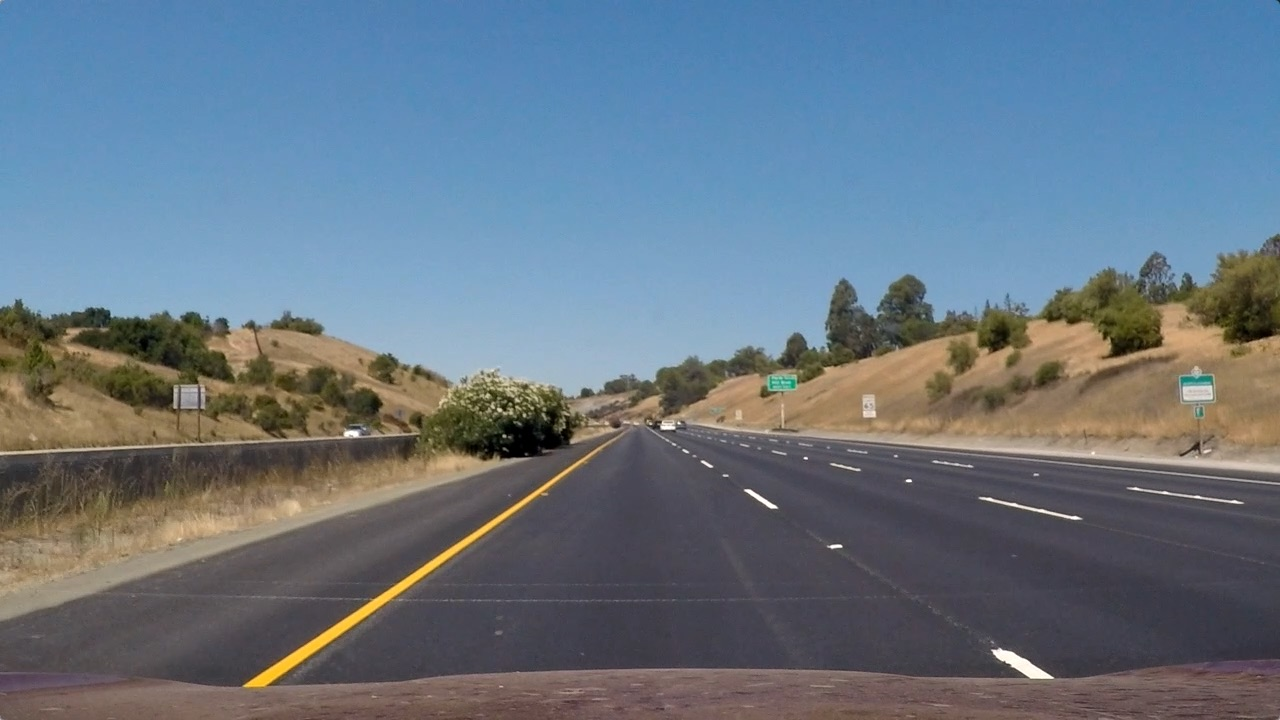
#> input picture test_images/straight_lines1.jpg, 1280 x 720 px
$ python perspective_transform.py
#> lines starting #> are read from the running program, lines starting #| are printed output that depends on the picture
import numpy as np
import cv2

# source matrix
src = np.array([[580, 460],
                [203, 720],
                [1127, 720],
                [705, 460]], dtype=np.float32)

# target matrix to transform to
dst = np.array([[320, 0],
                [320, 720],
                [960, 720],
                [960, 0]], dtype=np.float32)
left_end, right_end = 250, 1080

# transform matrix
trans_matrix = cv2.getPerspectiveTransform(src, dst)
invert_matrix = cv2.getPerspectiveTransform(dst, src)


def original2bird_eye(image):
    return cv2.warpPerspective(image, trans_matrix, image.shape[1::-1], flags=cv2.INTER_LINEAR)


def bird_eye2original(image):
    return cv2.warpPerspective(image, invert_matrix, image.shape[1::-1], flags=cv2.INTER_LINEAR)


if __name__ == '__main__':
    import argparse
    import matplotlib.pyplot as plt

    parser = argparse.ArgumentParser('Display bird eye transformed image.')
    parser.add_argument('-f', default='test_images/straight_lines1.jpg', help='path to test image')
    args = parser.parse_args()

    image = cv2.imread(args.f)
#> image is the input picture: shape (720, 1280, 3); mean B, G, R 131.2, 117.7, 103.2
    image = cv2.cvtColor(image, cv2.COLOR_BGR2RGB)
    result = original2bird_eye(image)
#> in original2bird_eye, `return cv2.warpPerspective(image, trans_matrix, image.shape[1::-1], fl..`:
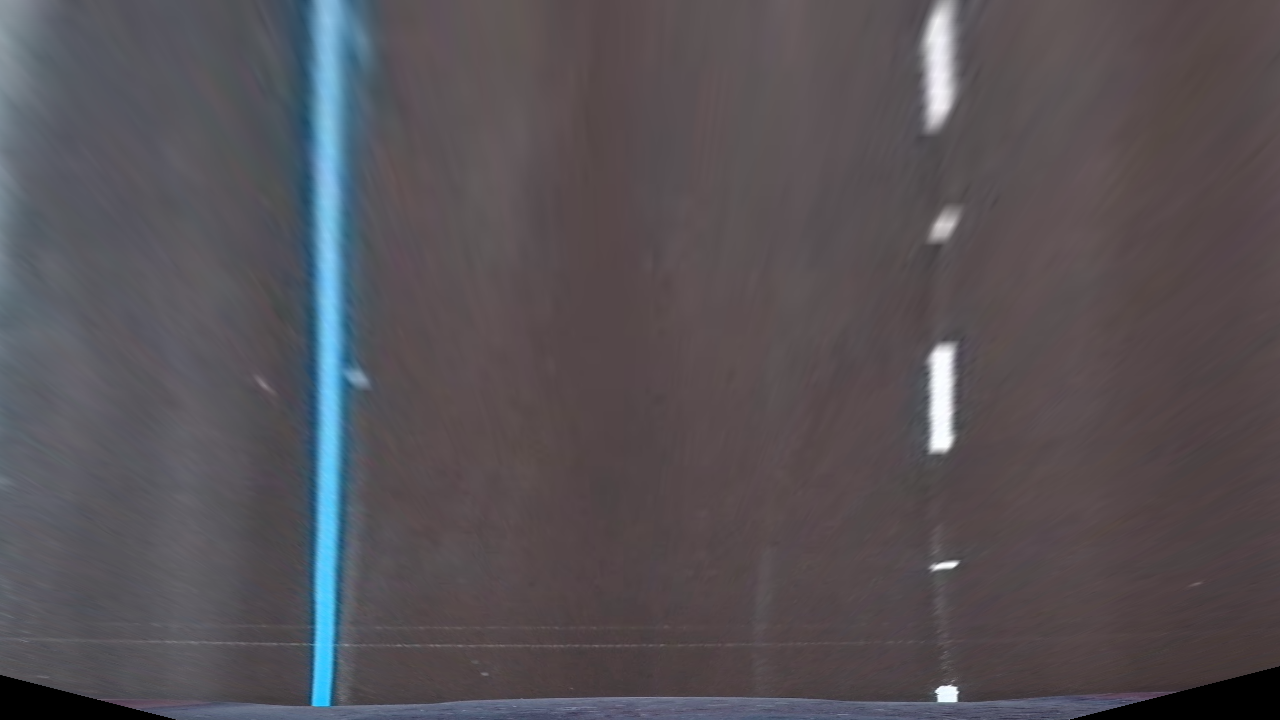
#> returned value: shape (720, 1280, 3); mean of channels 0, 1, 2 86.2, 81.4, 86; drawn as B, G, R

    f, (ax1, ax2) = plt.subplots(1, 2, figsize=(30, 15))
    ax1.imshow(image)
    ax1.set_title('Original Image', fontsize=30)
    ax2.imshow(result)
    ax2.set_title('Transformed Image', fontsize=30)
    plt.show()
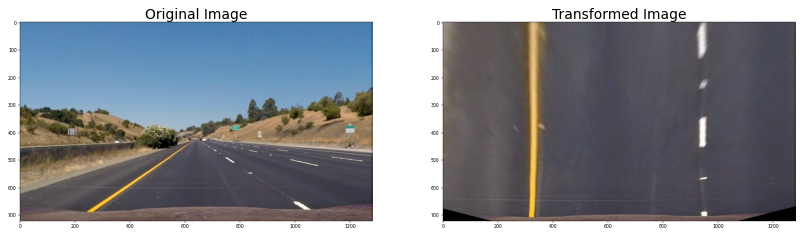
#> figure drawn by matplotlib, 2 panels

$ run again, with test_images/straight_lines2.jpg copied over test_images/straight_lines1.jpg
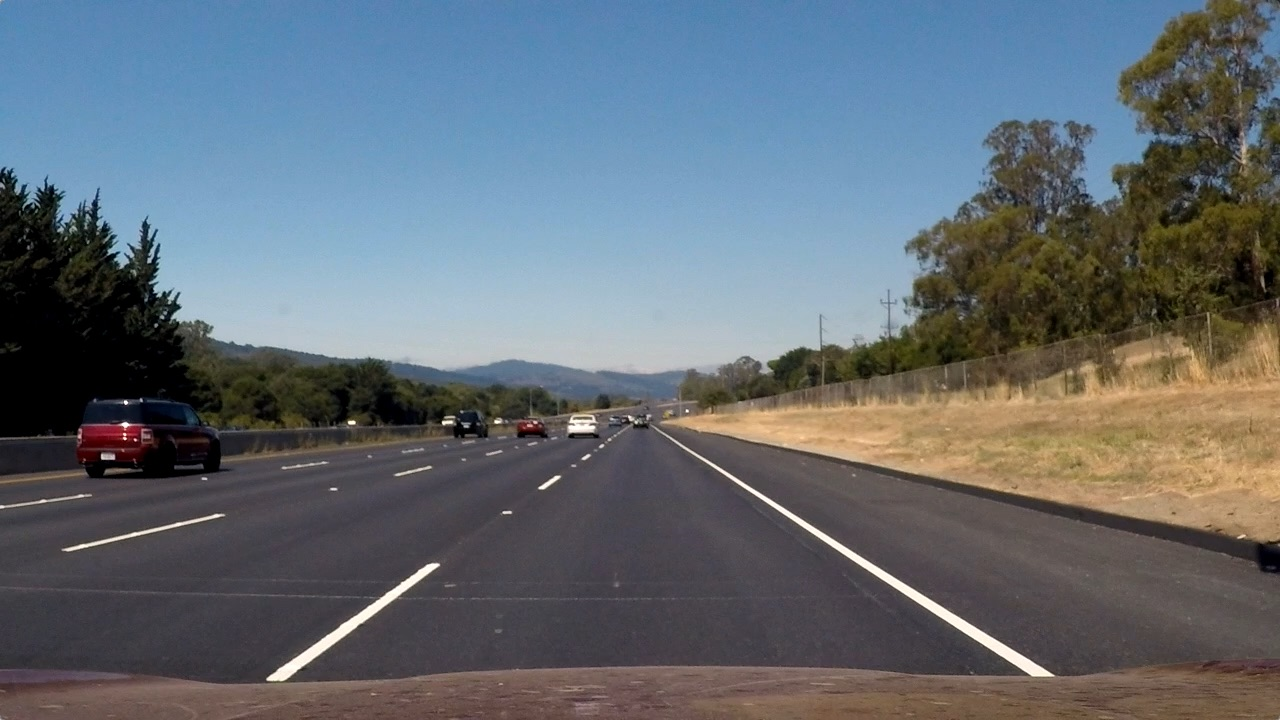
#> input picture test_images/straight_lines2.jpg, 1280 x 720 px
#> image is the input picture: shape (720, 1280, 3); mean B, G, R 115.1, 107.7, 99.4
#> in original2bird_eye, `return cv2.warpPerspective(image, trans_matrix, image.shape[1::-1], fl..`:
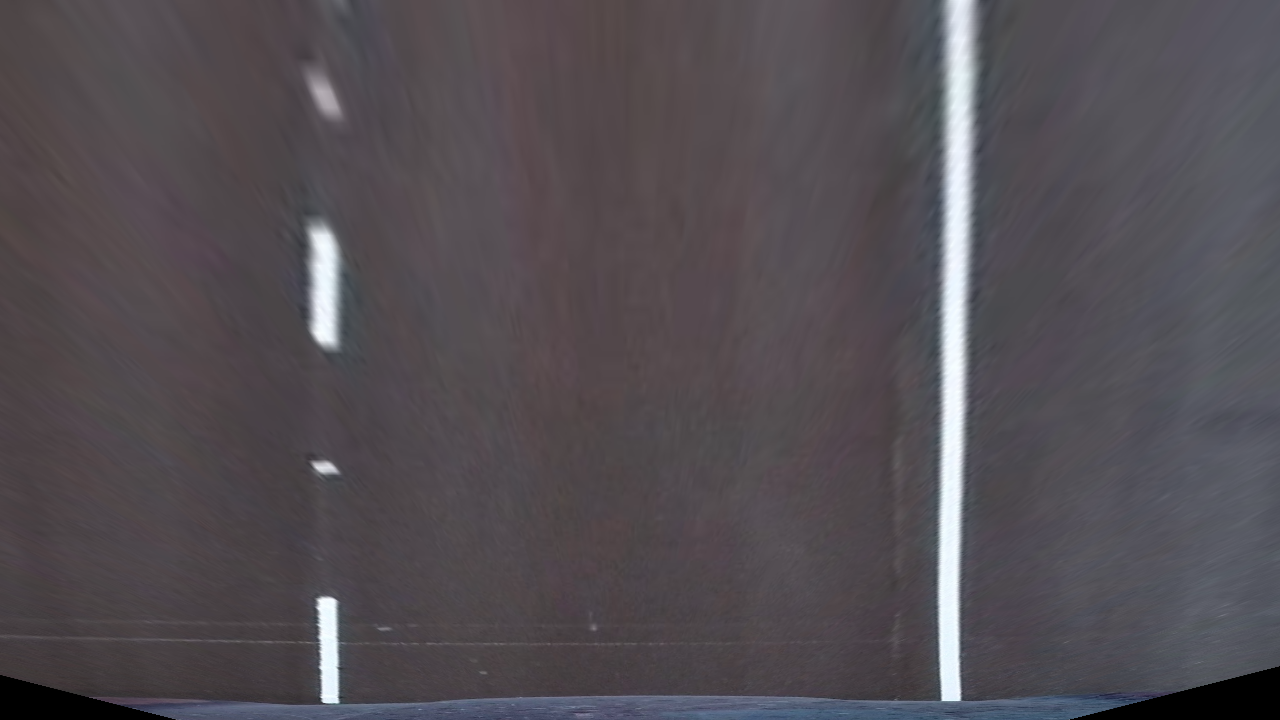
#> returned value: shape (720, 1280, 3); mean of channels 0, 1, 2 83.3, 78, 83.2; drawn as B, G, R
#> `plt.show()`:
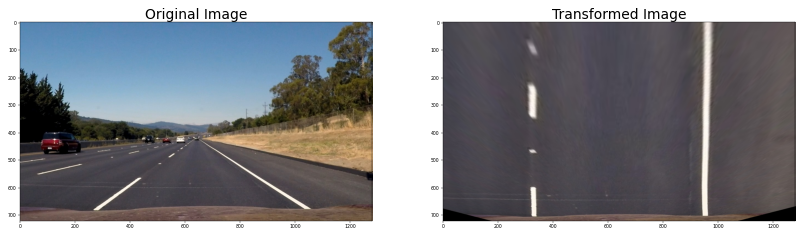
#> figure drawn by matplotlib, 2 panels

$ run again, with test_images/test1.jpg copied over test_images/straight_lines1.jpg
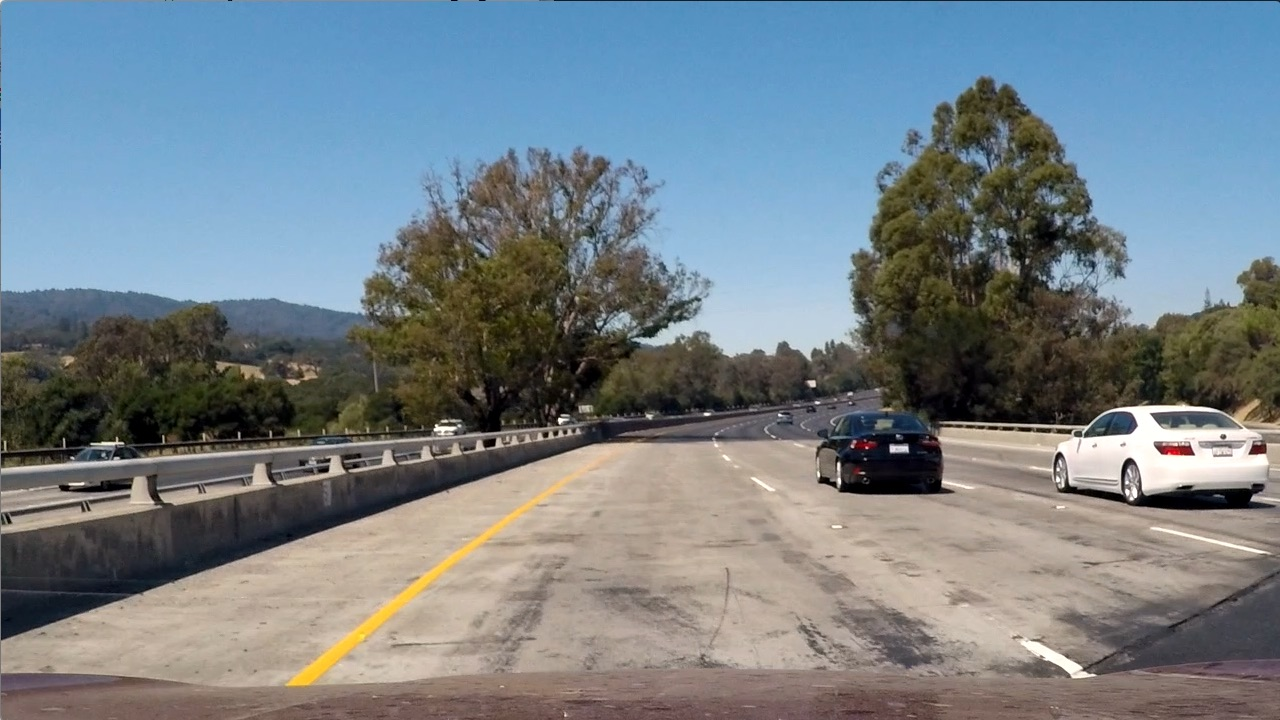
#> input picture test_images/test1.jpg, 1280 x 720 px
#> image is the input picture: shape (720, 1280, 3); mean B, G, R 135.5, 128.7, 117.5
#> in original2bird_eye, `return cv2.warpPerspective(image, trans_matrix, image.shape[1::-1], fl..`:
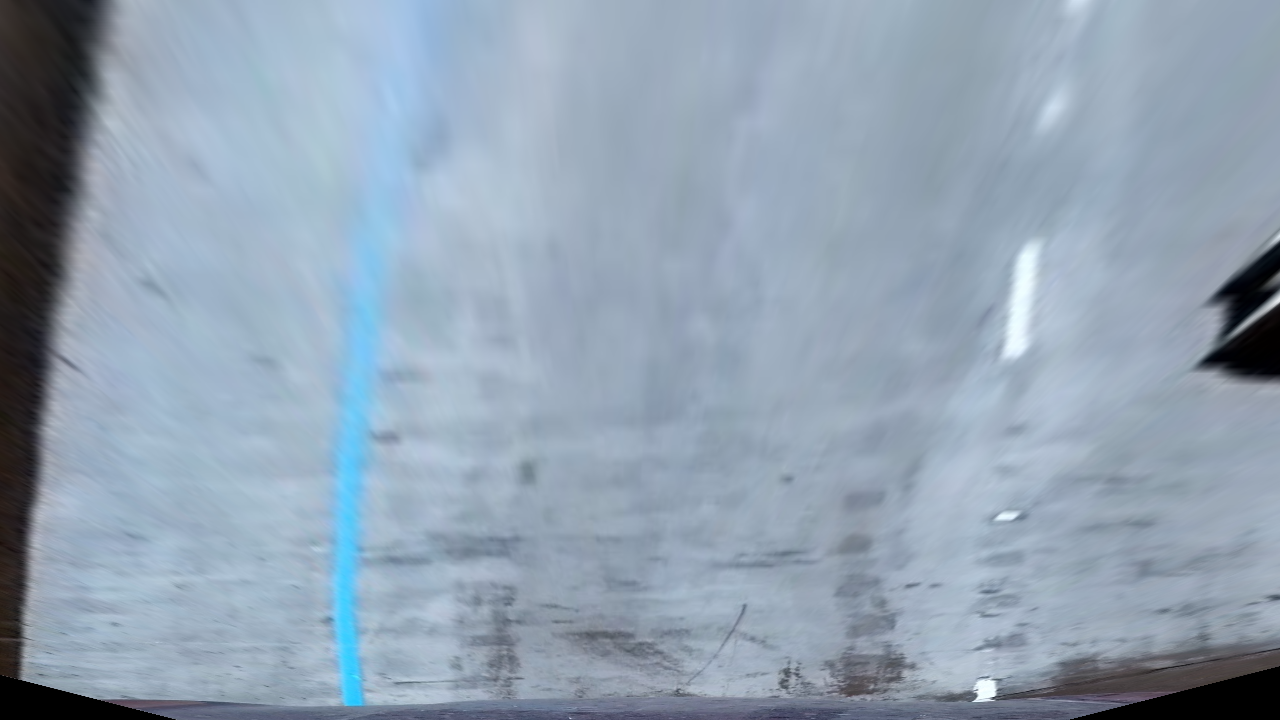
#> returned value: shape (720, 1280, 3); mean of channels 0, 1, 2 178.5, 161.9, 145.7; drawn as B, G, R
#> `plt.show()`:
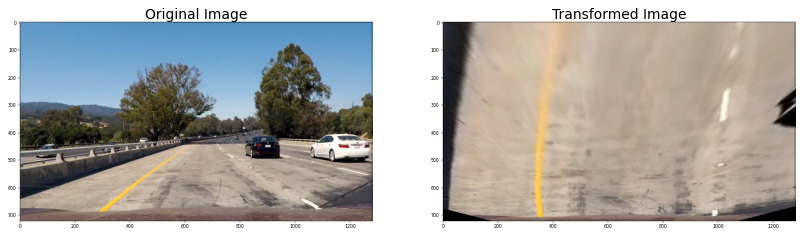
#> figure drawn by matplotlib, 2 panels

$ run again, with test_images/test2.jpg copied over test_images/straight_lines1.jpg
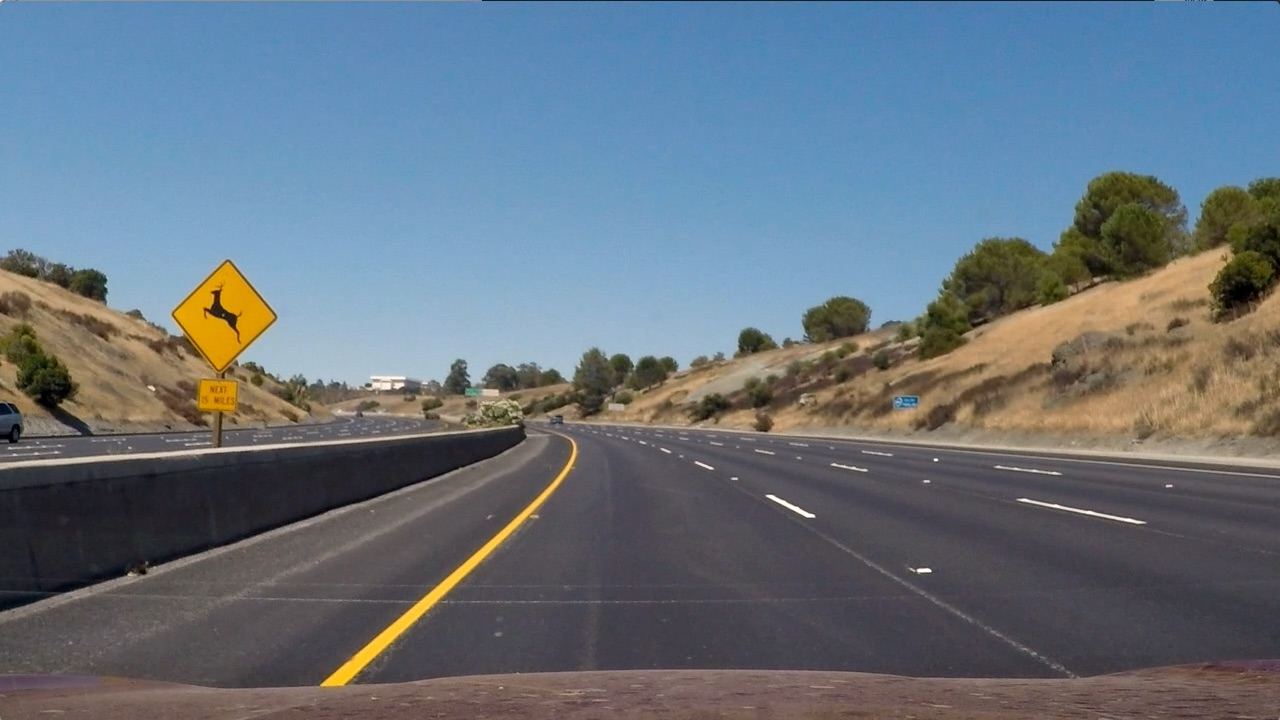
#> input picture test_images/test2.jpg, 1280 x 720 px
#> image is the input picture: shape (720, 1280, 3); mean B, G, R 125.5, 114.6, 102.8
#> in original2bird_eye, `return cv2.warpPerspective(image, trans_matrix, image.shape[1::-1], fl..`:
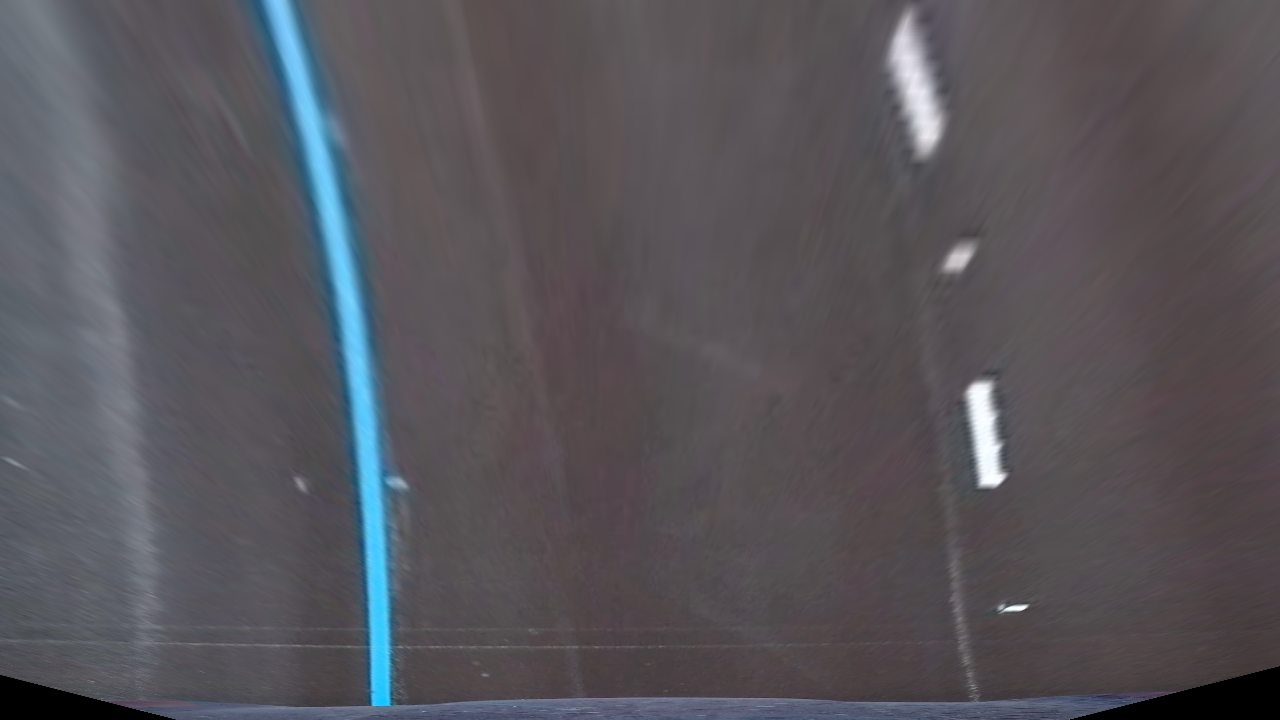
#> returned value: shape (720, 1280, 3); mean of channels 0, 1, 2 90.4, 84.6, 87.2; drawn as B, G, R
#> `plt.show()`:
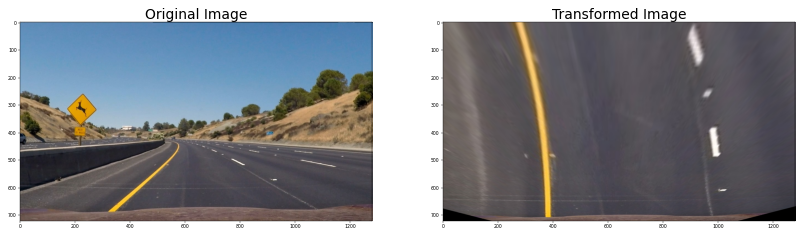
#> figure drawn by matplotlib, 2 panels
